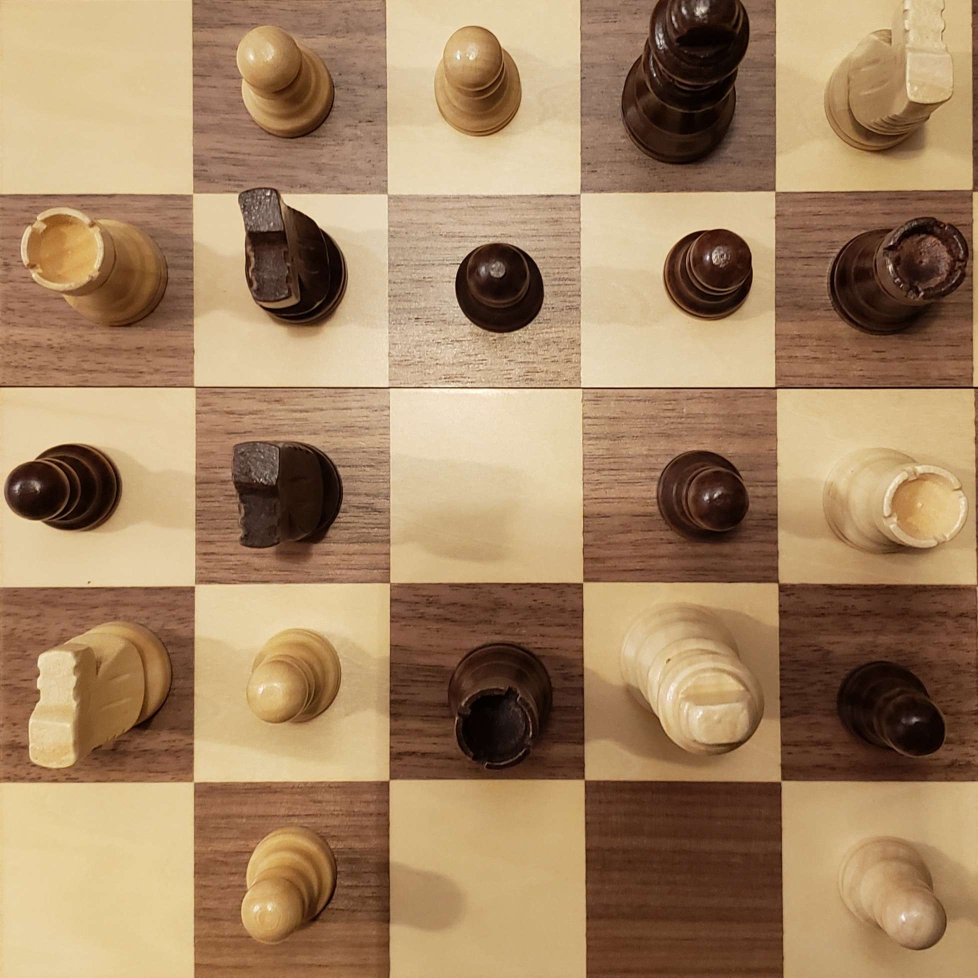
#> input picture guess1.jpg, 1955 x 1955 px (shown at 1/2 size)
$ python main.py
#> lines starting #> are read from the running program, lines starting #| are printed output that depends on the picture
import numpy as np
from scipy.signal import correlate2d
import matplotlib.pyplot as plt
import imageio
from skimage.color import rgb2gray
from skimage.transform import rotate, resize
from scipy import ndimage
from scipy.ndimage import gaussian_filter

import os

import matplotlib.pyplot as plt
import matplotlib.image as mpimg
import uuid
global global_bestGuess
global_bestGuess = 0
global global_bestGuess_file
global_bestGuess_file = ''
from skimage.feature import canny


def show_image(file_path):
    # Read the image
    #img = mpimg.imread(file_path)
    img = file_path
    # Display the image
    plt.imshow(img,cmap='grey')
    plt.axis('off')  # Turn off axis labels
    plt.show()
from skimage.feature import canny

# [51 lines left out: functions normalized_cross_correlation_with_overlay, compare_similarity_rotated, not called in this run]


def resize_image(image_path, target_size):
    # Read the image
#> called with image_path = 'guess1.jpg', target_size = 320
    image = imageio.imread(image_path)
#> image is the input picture: shape (1955, 1955, 3); mean R, G, B 164, 132.7, 98.6

    # Resize the image
    resized_image = ndimage.zoom(image, (target_size / image.shape[0], target_size / image.shape[1], 1), order=1)
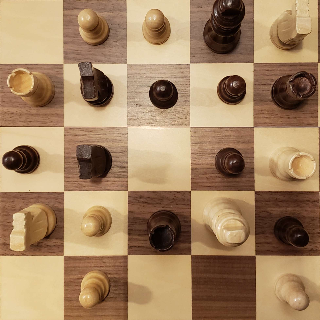
#> resized_image: shape (320, 320, 3); mean R, G, B 164.2, 132.8, 98.7

    return resized_image

# Example usage:
# Assume 'template', 'image1', and 'image2' are your template and two images to compare
template = 'guess1.jpg'


template_im = resize_image(template, 320)
height, width, _ = template_im.shape
#> height = 320; width = 320
num_pieces_x = width // 64
#> num_pieces_x = 5
num_pieces_y = height // 64
#> num_pieces_y = 5

template_im = rgb2gray(template_im)
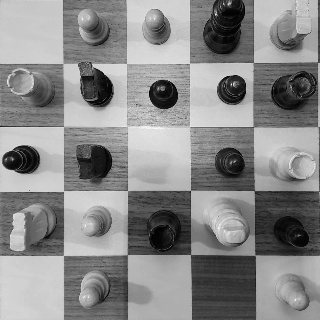
#> template_im: shape (320, 320) float64; min 0.00362, max 0.99, mean 0.537
show_image(template_im)
Guessed_Board = [[0 for _ in range(5)] for _ in range(5)]
y=0
for i in range(num_pieces_x):
        for j in range(num_pieces_y):

            left = i * 64
#> left = 0
            upper = j * 64
#> upper = 0
            right = left + 64
#> right = 64
            lower = upper + 64
#> lower = 64

            # Crop the image
            piece = template_im[upper:lower, left:right]
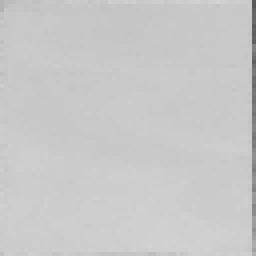
#> piece: shape (64, 64) float64 (shown 4 times larger); min 0.348, max 0.828, mean 0.789
#> (the run stopped early here; a loop or call above may not have finished)

$ run again, with guess2.jpg copied over guess1.jpg
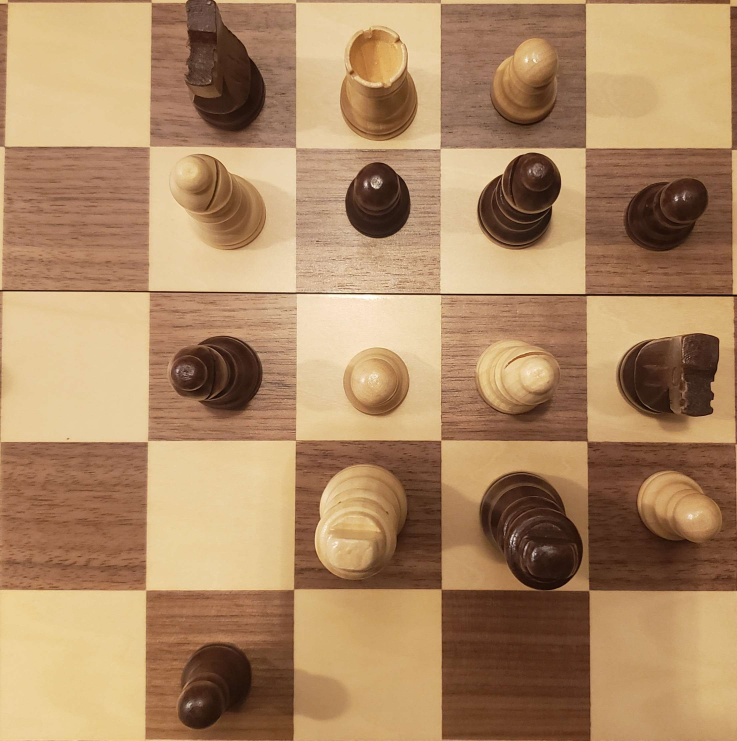
#> input picture guess2.jpg, 2211 x 2221 px (shown at 1/3 size)
#> in resize_image, image is the input picture: shape (2221, 2211, 3); mean R, G, B 173.4, 137.4, 100.4
#> `template_im = rgb2gray(template_im)`:
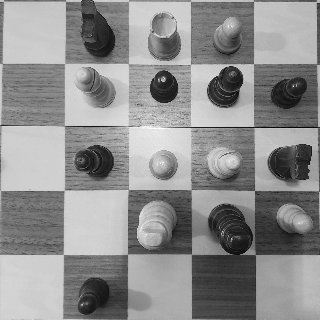
#> template_im: shape (320, 320) float64; min 0.0167, max 0.999, mean 0.559
#> `piece = template_im[upper:lower, left:right]`:
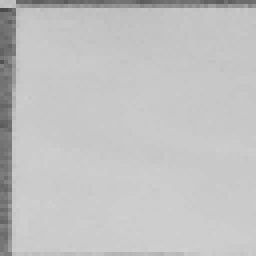
#> piece: shape (64, 64) float64 (shown 4 times larger); min 0.296, max 0.816, mean 0.762

$ run again, with board.jpg copied over guess1.jpg
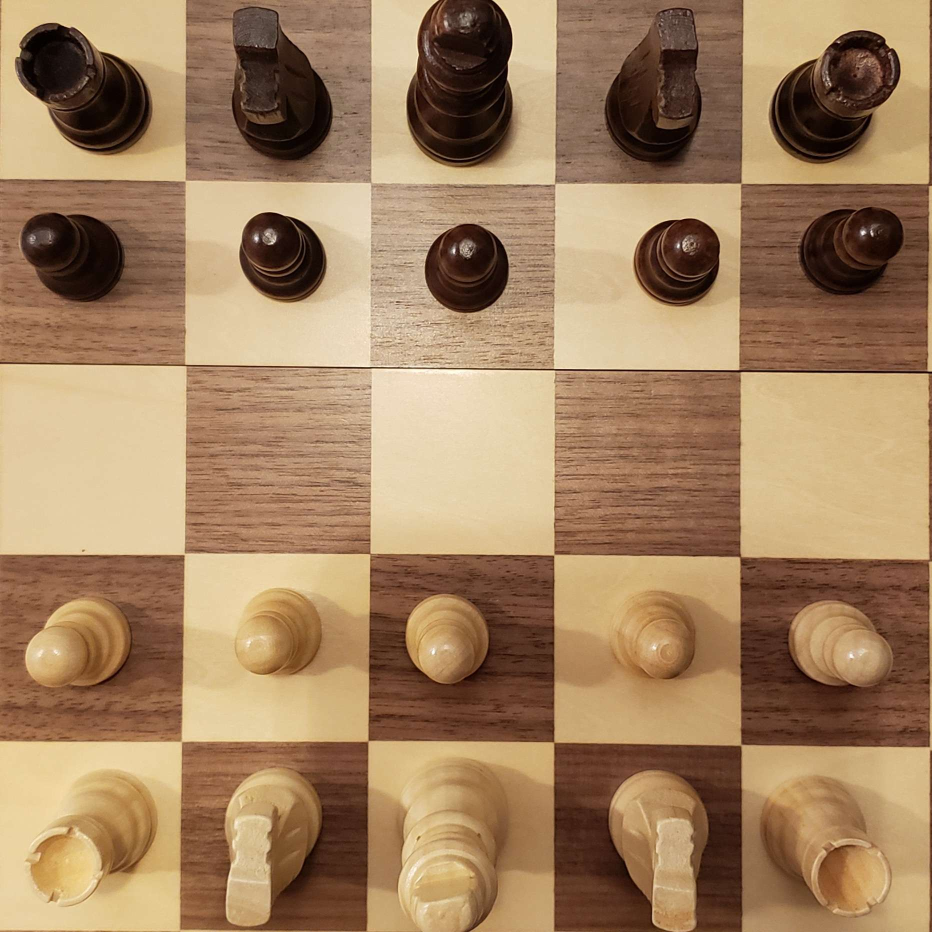
#> input picture board.jpg, 1864 x 1864 px (shown at 1/2 size)
#> in resize_image, image is the input picture: shape (1864, 1864, 3); mean R, G, B 162.6, 130.3, 96.6
#> `template_im = rgb2gray(template_im)`:
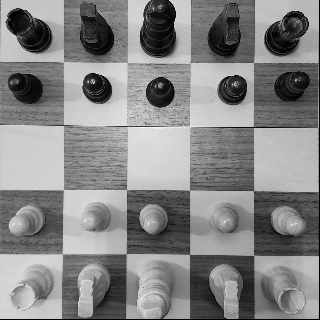
#> template_im: shape (320, 320) float64; min 0, max 0.988, mean 0.526
#> `piece = template_im[upper:lower, left:right]`:
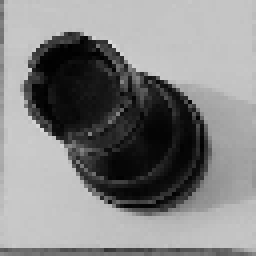
#> piece: shape (64, 64) float64 (shown 4 times larger); min 0.00333, max 0.862, mean 0.523

$ run again, with board2.jpg copied over guess1.jpg
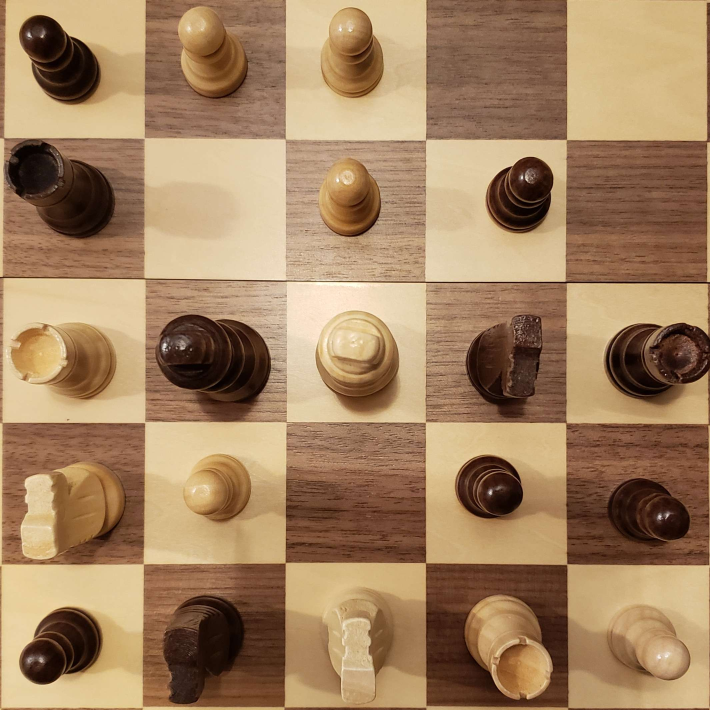
#> input picture board2.jpg, 2130 x 2130 px (shown at 1/3 size)
#> in resize_image, image is the input picture: shape (2130, 2130, 3); mean R, G, B 163.2, 130.8, 96.8
#> `template_im = rgb2gray(template_im)`:
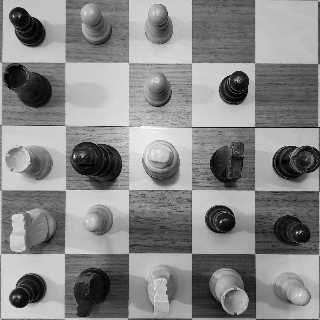
#> template_im: shape (320, 320) float64; min 0.00333, max 0.994, mean 0.53
#> `piece = template_im[upper:lower, left:right]`:
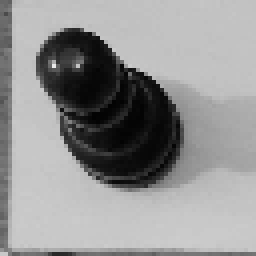
#> piece: shape (64, 64) float64 (shown 4 times larger); min 0.0089, max 0.911, mean 0.579
